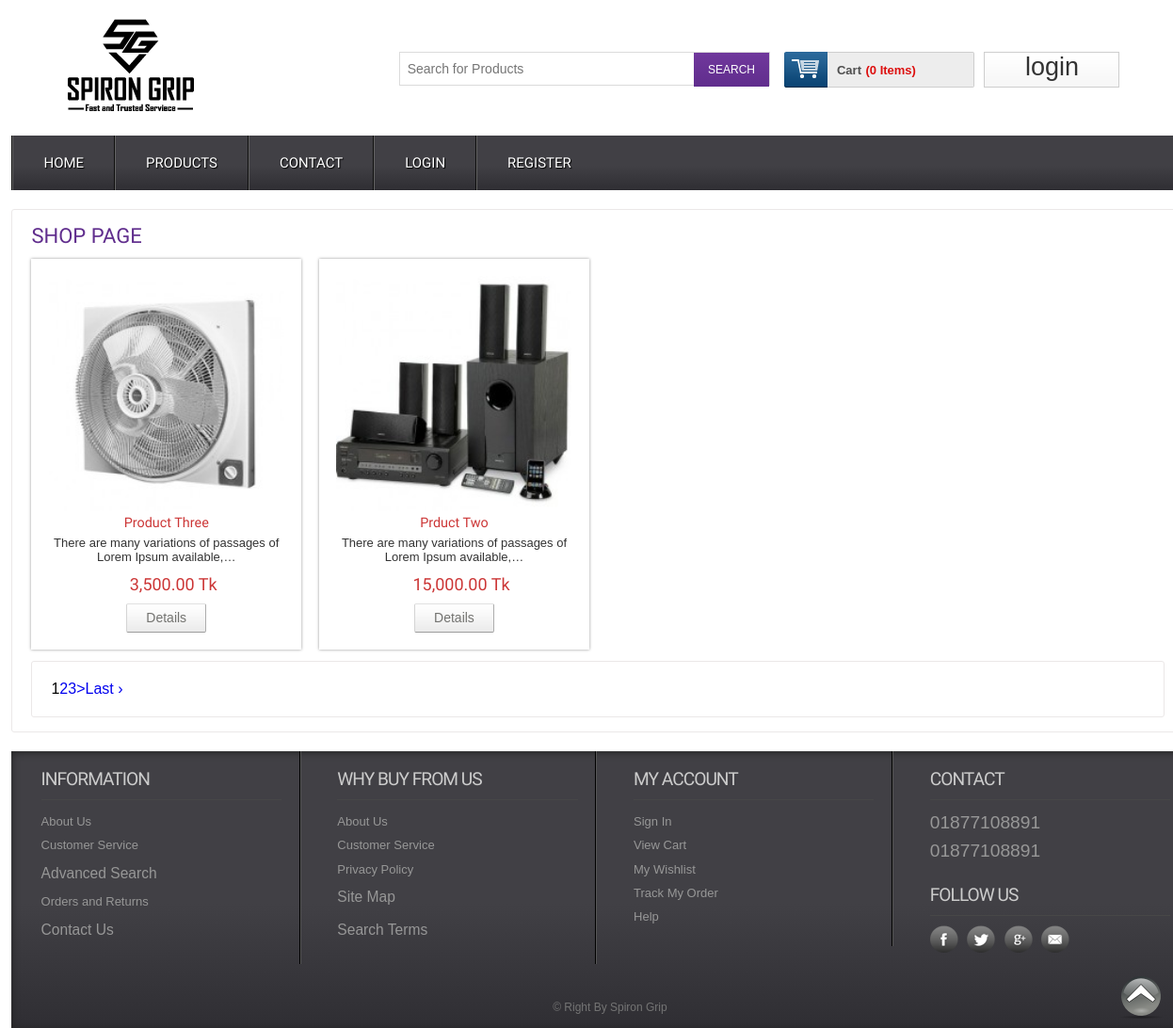
/index.php/web/product, run on the app's committed database.
### tables this page shows
CREATE TABLE `tbl_product` (
  `product_id` int(11) NOT NULL,
  `product_title` varchar(255) NOT NULL,
  `product_short_description` text NOT NULL,
  `product_long_description` text NOT NULL,
  `product_image` varchar(255) NOT NULL,
  `product_price` int(11) NOT NULL,
  `product_quantity` int(11) NOT NULL,
  `product_feature` tinyint(4) NOT NULL,
  `product_category` int(11) NOT NULL,
  `product_brand` int(11) NOT NULL,
  `product_author` int(11) NOT NULL,
  `product_view` int(11) NOT NULL DEFAULT 0,
  `published_date` timestamp NOT NULL DEFAULT current_timestamp(),
  `publication_status` tinyint(4) NOT NULL
);

### application/controllers/Web.php (called while the page is built, shortened)
<?php
class Web extends CI_Controller {
    public function product() {
        $this->load->library('pagination');
        $data = array();
        $data['get_all_product'] = $this->web_model->get_all_product();
        $this->load->view('web/inc/header');
        $this->load->view('web/pages/product', $data);
        $this->load->view('web/inc/footer');
    }
}

### index.php (called while the page is built, shortened)
<?php
require_once BASEPATH.'core/CodeIgniter.php';

### application/models/Web_Model.php (called while the page is built, shortened)
<?php
class Web_Model extends CI_Model {
    public function get_all_product() {
        $this->db->select('*');
        $this->db->from('tbl_product');
        $this->db->join('tbl_category', 'tbl_category.id=tbl_product.product_category');
        $this->db->join('tbl_brand', 'tbl_brand.brand_id=tbl_product.product_brand');
        $this->db->order_by('tbl_product.product_id', 'DESC');
        $this->db->where('tbl_product.publication_status', 1);
        $info = $this->db->get();
        return $info->result();
    }
}

### application/views/web/pages/product.php (the view, shortened to what this page needs)
<div class="main">
    <div class="content">
        <div class="content_top">
            <div class="heading">
                <h3>Shop Page</h3>
            </div>
        <?php
        $arr_chunk_product = array_chunk($get_all_product, 4);
        foreach ($arr_chunk_product as $chunk_products) {
            ?>
            <div class="section group">
                <?php foreach ($chunk_products as $single_products) { ?>
                    <div class="grid_1_of_4 images_1_of_4">
                        <a href="<?php echo base_url('single/'.$single_products->product_id);?>"><img style="width:250px;height:250px" src="<?php echo base_url('uploads/'.$single_products->product_image)?>" alt="" /></a>
                        <h2><?php echo $single_products->product_title ?></h2>
                        <p><?php echo word_limiter($single_products->product_short_description, 10) ?></p>
                        <p><span class="price"><?php echo $this->cart->format_number($single_products->product_price) ?> Tk</span></p>
                        <div class="button"><span><a href="<?php echo base_url('single/'.$single_products->product_id);?>" class="details">Details</a></span></div>
                    </div>
                    <?php
                }
                ?>
            </div>
            <?php
        }
        ?>
        <div class="content_pagi">
            <div class="pagination">
                <?php echo $this->pagination->create_links(); ?>
            </div>
        </div>
    </div>
</div>

### assets/web/css/style.css (style rules this page uses)
html,body,div,span,applet,object,iframe,h1,h2,h3,h4,h5,h6,p,blockquote,pre,a,abbr,acronym,address,big,cite,code,del,dfn,em,img,ins,kbd,q,s,samp,small,strike,strong,sub,sup,tt,var,b,u,i,dl,dt,dd,ol,nav ul,nav li,fieldset,form,label,legend,table,caption,tbody,tfoot,thead,tr,th,td,article,aside,canvas,details,embed,figure,figcaption,footer,header,hgroup,menu,nav,output,ruby,section,summary,time,mark,audio,video { margin:0;padding:0;border:0;font-size:100%;font:inherit;vertical-align:baseline; }
a { text-decoration:none; }
img { max-width:100%; }
body { font-family:Arial, Helvetica, sans-serif; background:url(../images/body_bg3.jpg); }
.section { clear: both; padding: 0px; margin: 0px; }
.group:before, .group:after { content:""; display:table; }
.group:after { clear:both; }
.group { zoom:1; }
.content { padding:20px 0; background:#FFF; }
.content h2 { font-size:23px; color:#6C6C6C; font-family: 'Monda', sans-serif; }
.content_top { padding:15px 20px; border:1px solid #EBE8E8; border-radius:3px; }
.heading { float:left; margin-right:10%; }
.heading h3 { font-family: 'Monda', sans-serif; font-size:22px; color:#602D8D; text-transform:uppercase; }
.grid_1_of_4 { display: block; float:left; margin: 1% 0 1% 1.6%; box-shadow: 0px 0px 3px rgb(150, 150, 150); }
.grid_1_of_4:first-child { margin-left: 0; }
.images_1_of_4 { width: 20.8%; padding:1.5%; text-align:center; position:relative; }
.images_1_of_4 img { max-width:100%; }
.images_1_of_4 h2 { color: #CC3636; font-family: 'Monda', sans-serif; font-size:0.9em; font-weight : normal; }
.images_1_of_4 p { font-size:0.8125em; padding:0.4em 0; color: #333; }
.images_1_of_4 p span.price { font-size:18px; font-family: 'Monda', sans-serif; color: #CC3636; margin-left:15px; }
.images_1_of_4 .button { float: left; line-height: 1.9em; margin-top: 0.3em; width: 100%; }
.images_1_of_4 .button a { padding:7px 20px; font-size:0.8em; }
.images_1_of_4 .button a { font-family: "Trebuchet MS",Arial,Helvetica,sans-serif; font-size: 14px; line-height: 15px; text-transform: none; color: #737370; text-decoration: none!important; background: url(../images/button-bg.png) repeat-x 0 0 #E8E8E8; display: inline-block; border-left: 1px solid #D4D4D4!important; border-right: 1px solid #ADADAD!important; border-top: 1px solid #E0E0E0!important; border-bottom: 1px solid #9C9C9C!important; cursor: pointer!important; margin: 0 2px; border-radius: 2px; -moz-border-radius: 2px; -webkit-border-radius: 2px; -webkit-transition: all 0.5s ease; -moz-transition: all 0.5s ease; -o-transition: all 0.5s ease; transition: all 0.5s ease; }

### application/views/web/pages/product.php (style rules this page uses)
.content_pagi { padding:20px;border: 1px solid #EBE8E8;border-radius: 3px; }

### data on the page
tbl_product: product_image (picture), product_title "Product Three", product_short_description "There are many variations of passages of Lorem Ipsum available,…", product_price "3,500.00"
tbl_product: product_image (picture), product_title "Prduct Two", product_short_description "There are many variations of passages of Lorem Ipsum available,…", product_price "15,000.00"

### other printed values
$this->cart->total_items() "0"
$this->pagination->create_links() "1 2 3 > Last ›"
$result->$para "01877108891 01877108891 © Right By Spiron Grip"
